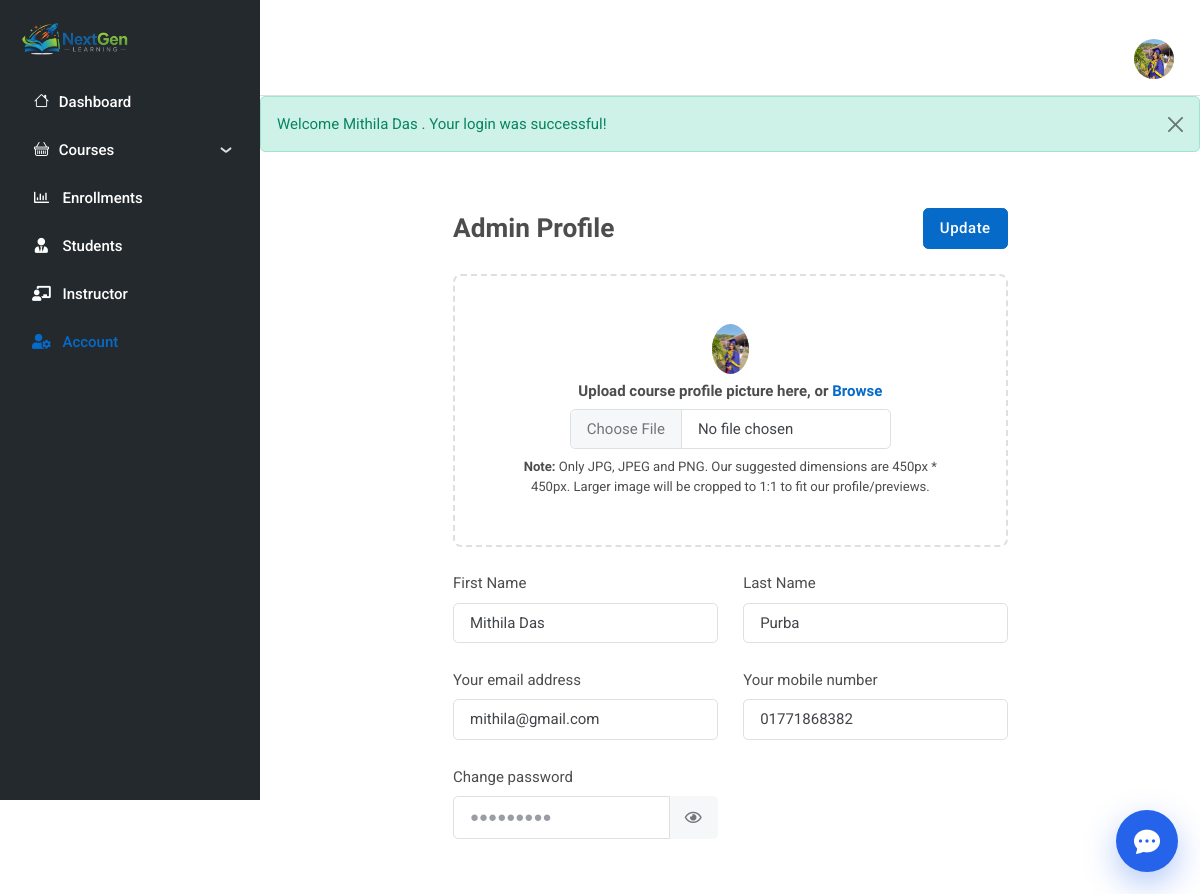
The page /admin/profile.php (signed in) on the database its author committed.
### tables this page shows
CREATE TABLE `users` (
  `id` int(11) NOT NULL,
  `role` enum('student','admin','instructor') NOT NULL DEFAULT 'student',
  `first_name` varchar(255) NOT NULL,
  `last_name` varchar(255) NOT NULL,
  `phone` varchar(255) NOT NULL,
  `email` varchar(255) NOT NULL,
  `password` varchar(255) NOT NULL,
  `avatar` varchar(255) DEFAULT NULL,
  `created_at` datetime NOT NULL DEFAULT current_timestamp(),
  `updated_at` datetime NOT NULL DEFAULT current_timestamp()
);

### includes/get_user_by_id.php (called while the page is built, shortened)
<?php
function get_user($conn, $user_id)
{
    $stmt = $conn->prepare("SELECT * FROM users WHERE id = ?");
    $stmt->bind_param("s", $user_id);
    if (!$stmt->execute()) {
        echo "Error executing query: " . $stmt->error;
        return null;
    }
    $result = $stmt->get_result();
    if ($result->num_rows > 0) {
        $user = $result->fetch_assoc();
        return $user;
    } else {
        echo "No user found with the given email.";
        $stmt->close();
        return null;
    }
}
?>

### includes/helpers.php (called while the page is built, shortened)
<?php
function is_active_page($page_name, $query_key = null, $query_value = null)
{
    $current_page = basename($_SERVER['PHP_SELF']);
    if ($current_page == $page_name) {
        return 'active';
    }
    return '';
}
function isUser($role) {
    return $_SESSION['user_role'] == $role;
}

### admin/profile.php (the view, shortened to what this page needs)
<?php
include '../includes/db.php';
include '../includes/get_user_by_id.php';
$user_role = $_SESSION['user_role'];
print_r($user_role);
$user = get_user($conn, $_SESSION['user_id']);
?>
<div class="page-content-wrapper h-auto border-none shadow-none m-0">
    <div class="card col-xl-8 mx-auto">
        <div class="card-body">
            <form class="row g-4 align-items-top" action="../includes/process_update_admin_profile.php" method="POST"
                enctype="multipart/form-data">
                <div class="col-12 d-sm-flex justify-content-between align-items-center">
                  <h4 class="mb-sm-0" style="text-transform: capitalize;"><?= $user_role ?> Profile</h4>
                  <button type="submit" class="btn btn-primary mb-0">Update</button>
                </div>
                <div class="col-12">
                    <div
                        class="text-center justify-content-center align-items-center p-4 p-sm-5 border border-2 border-dashed position-relative rounded-3">
                        <div>
                            <h6 class="my-2">Upload course profile picture here, or<a href="#!" class="text-primary">
                                    Browse</a></h6>
                            <label style="cursor:pointer;">
                                <span>
                                    <input name="profile" class="form-control stretched-link" type="file" id="image"
                                        accept="image/gif, image/jpeg, image/png" />
                                </span>
                            </label>
                            <p class="small mb-0 mt-2"><b>Note:</b> Only JPG, JPEG and PNG. Our suggested dimensions are
                                450px * 450px. Larger image will be cropped to 1:1 to fit our profile/previews.</p>
                        </div>
                    </div>
                </div>
                <div class="col-lg-6">
                    <label class="form-label">First Name</label>
                    <input type="text" name="fname" class="form-control" placeholder="Enter your first name."
                        value="<?= $user['first_name'] ?>" required>
                </div>
                <div class="col-lg-6">
                    <label class="form-label">Last Name</label>
                    <input type="text" name="lname" class="form-control" placeholder="Enter your last name."
                        value="<?= $user['last_name'] ?>" required>
                </div>
                <div class="col-lg-6">
                    <label class="form-label">Your email address</label>
                    <input type="text" name="email" class="form-control" placeholder="Enter your last name."
                        value="<?= $user['email'] ?>" required>
                </div>
                <div class="col-lg-6">
                    <label class="form-label">Your mobile number</label>
                    <input type="text" name="phone" class="form-control" placeholder="Enter your last name."
                        value="<?= $user['phone'] ?>" required>
                </div>
                <div class="col-md-6">
                    <label class="form-label">Change password</label>
                    <div class="input-group">
                        <input name="password"
                            type="password"
                            class="form-control"
                            placeholder="●●●●●●●●●"
                            id="inputPasswordProfile">
                        <span class="input-group-text px-2 border-0"
                            style="cursor: pointer;"
                            onclick="togglePassword('inputPasswordProfile')">
                            <i class="far fa-eye p-2"></i>
                        </span>
                    </div>
                </div>
            </form>
        </div>
    </div>
</div>
<?php
$content = ob_get_clean();
include('../layouts/admin.php');
?>

### layouts/admin.php (shortened to what this page needs)
<?php
include_once('../includes/db.php');
include_once('../includes/helpers.php');
include_once('../includes/get_user_by_id.php');
$user_id = $_SESSION['user_id'];
$user = get_user($conn, $user_id);
?>
<!DOCTYPE html>
<html lang="en">
<head>
    <link rel="stylesheet" type="text/css" href="../assets/vendor/font-awesome/css/all.min.css">
    <link rel="stylesheet" type="text/css" href="../assets/vendor/bootstrap-icons/bootstrap-icons.css">
    <link rel="stylesheet" type="text/css" href="../assets/vendor/choices/css/choices.min.css">
    <link rel="stylesheet" type="text/css" href="https://cdn.jsdelivr.net/npm/glightbox/dist/css/glightbox.min.css">
    <link rel="stylesheet" type="text/css" href="https://cdn.quilljs.com/1.3.7/quill.snow.css">
    <link rel="stylesheet" type="text/css" href="../assets/vendor/stepper/css/bs-stepper.min.css">
    <link rel="stylesheet" type="text/css" href="../assets/vendor/overlay-scrollbar/css/overlayscrollbars.min.css">
    <link rel="stylesheet" type="text/css" href="../assets/css/style.css">
</head>
<body>
    <main>
        <nav class="navbar sidebar navbar-expand-xl navbar-dark bg-dark">
            <div class="d-flex align-items-center">
                <?php $home_url = isUser('admin') ? '../admin/dashboard.php' : '../admin/all_courses.php' ?>
                <a class="navbar-brand d-flex align-items-center gap-2" href="<?= $home_url ?>">
                    <img class="navbar-brand-item" src="../assets/images/logo.png" alt="">
                </a>
            </div>
            <div class="offcanvas offcanvas-start flex-row custom-scrollbar h-100" data-bs-backdrop="true" tabindex="-1" id="offcanvasSidebar">
                <div class="offcanvas-body sidebar-content d-flex flex-column bg-dark">
                    <ul class="navbar-nav flex-column" id="navbar-sidebar">
                        <?php if(isUser('admin')): ?>
                        <li class="nav-item"><a href="dashboard.php" class="nav-link <?= is_active_page('dashboard.php') ?>">
                            <i class="bi bi-house fa-fw me-2"></i>Dashboard</a>
                        </li>
                        <?php endif; ?>
                        <li class="nav-item">
                            <a class="nav-link" data-bs-toggle="collapse" href="#collapsepage" role="button" aria-expanded="false" aria-controls="collapsepage">
                                <i class="bi bi-basket fa-fw me-2"></i>Courses
                            </a>
                        </li>
                        <?php if(isUser('admin')): ?>
                        <li class="nav-item">
                            <a href="enrollments.php" class="nav-link <?= is_active_page('enrollments.php') ?>">
                                <i class="far fa-chart-bar fa-fw me-2"></i>
                                Enrollments
                            </a>
                        </li>
                         <?php endif; ?>
                        <li class="nav-item">
                            <a href="all_students.php" class="nav-link <?= is_active_page('all_students.php') ?>">
                                <i class="fas fa-user-tie fa-fw me-2"></i>
                                Students
                            </a>
                        </li>
                        <li class="nav-item">
                            <a href="all_instructors.php" class="nav-link <?= is_active_page('all_instructors.php') ?>">
                                <i class="fas fa-chalkboard-teacher fa-fw me-2"></i>
                                Instructor
                            </a>
                        </li>
                        <li class="nav-item">
                            <a class="nav-link <?= is_active_page('profile.php') ?>" href="profile.php">
                                <i class="fas fa-user-cog fa-fw me-2"></i>
                                Account
                            </a>
                        </li>
                    </ul>
                </div>
            </div>
        </nav>
        <div class="page-content">
            <nav class="navbar top-bar navbar-light border-bottom shadow-none py-0 py-xl-3">
                <div class="container-fluid p-0">
                    <div class="d-flex align-items-center w-100">
                        <div class="ms-xl-auto">
                            <ul class="navbar-nav flex-row align-items-center">
                                <li class="nav-item ms-2 ms-md-3 dropdown">
                                    <a class="avatar avatar-sm p-0" href="#" id="profileDropdown" role="button" data-bs-auto-close="outside" data-bs-display="static" data-bs-toggle="dropdown" aria-expanded="false">
                                        <?php if ($user['avatar']) { ?>
                                            <img class="avatar-img rounded-circle" src="../uploads/img/users/<?php echo $user['avatar']; ?>" alt="avatar">
                                        <?php } else { ?>
                                            <img class="avatar-img rounded-circle" src="../assets/images/avatar/empty-profile.png" alt="avatar">
                                        <?php } ?>
                                    </a>
                                </li>
                            </ul>
                        </div>
                    </div>
                </div>
            </nav>
            <?php
            if (!empty($_SESSION['error_message']) || !empty($_SESSION['success_message'])) {
                $isError = !empty($_SESSION['error_message']);
                $alertType = $isError ? 'warning' : 'success';
                $message = $isError ? $_SESSION['error_message'] : $_SESSION['success_message'];
                ?>
                <div class="alert alert-<?= $alertType ?> alert-dismissible fade show" role="alert">
                    <?= htmlspecialchars($message) ?>
                    <button type="button" class="btn-close" data-bs-dismiss="alert" aria-label="Close"></button>
                </div>
            <?php
            }
            ?>
            <div>
                <?php echo $content; ?>
            </div>
        </div>
    </main>
    <?php if (empty($hide_default_chatbot)) { $ngChatBasePath = '../'; include '../chatbot/widget.php'; } ?>
</body>
</html>

### rows shown on the page
users: avatar (picture), fname "Mithila Das", lname "Purba", email "mithila@gmail.com", phone "01771868382"

### other values the page prints
$message "Welcome Mithila Das . Your login was successful!"
$user_role "Admin"
